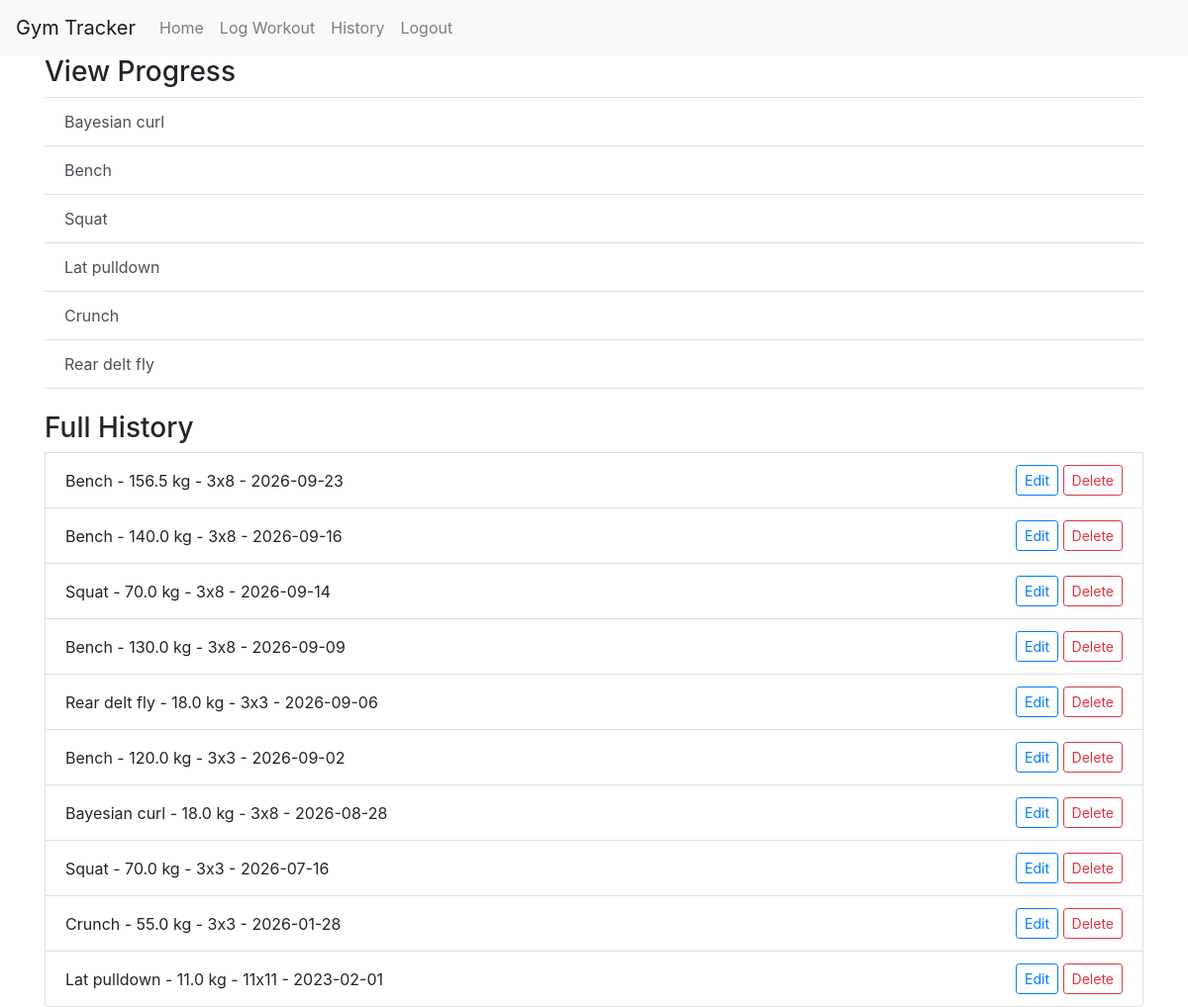
Screenshot of /history (signed in) with the database file from the repository.
### app/models.py (models this page shows, shortened)
class Workout(db.Model):
      id = db.Column(db.Integer, primary_key=True)
      user_id = db.Column(db.Integer, db.ForeignKey("users.id"))
      exercise_name = db.Column(db.String(100))
      weight = db.Column(db.Float)
      sets = db.Column(db.Integer)
      reps = db.Column(db.Integer)
      date = db.Column(db.Date)

### app/__init__.py (the view)
    @app.route("/history")
    @login_required
    def history():
        workouts = Workout.query.filter_by(user_id=current_user.id).order_by(Workout.date.desc()).all()
        unique_exercises = {workout.exercise_name for workout in workouts}
        return render_template("history.html", workouts=workouts, unique_exercises=unique_exercises)

### app/templates/history.html (shortened to what this page needs)
{% extends "base.html" %}
{% block content %}
<h3>View Progress</h3>
<div class="list-group list-group-flush">
    {% for exercise in unique_exercises %}
        <a href="{{ url_for('progress', exercise_name=exercise) }}" class="list-group-item list-group-item-action">{{ exercise.capitalize() }}</a>
    {% else %}
        <p class="text-muted">No exercises tracked yet.</p>
    {% endfor %}
</div>
<br>
<h3>Full History</h3>
{% for workout in workouts %}
    <div class="list-group-item d-flex justify-content-between align-items-center">
        <span>{{workout.exercise_name.capitalize()}} - {{workout.weight}} kg - {{workout.sets}}x{{workout.reps}} - {{workout.date}}</span>
        <div>
            <a href="{{ url_for('edit_workout', workout_id=workout.id) }}" class="btn btn-sm btn-outline-primary">Edit</a>
            <a href="{{ url_for('delete_workout', workout_id=workout.id) }}" class="btn btn-sm btn-outline-danger">Delete</a>
        </div>
    </div>
{% else %}
    <li class="list-group-item text-muted">No workout history yet.</li>
{% endfor %}
{% endblock %}

### rows the page displays
Workout: capitalize "Bayesian curl", exercise_name "Bayesian curl", weight "18.0", sets "3", reps "8", date "2026-08-28"
Workout: capitalize "Bench", exercise_name "Bench", weight "156.5", sets "3", reps "8", date "2026-09-23"
Workout: capitalize "Squat", exercise_name "Squat", weight "70.0", sets "3", reps "8", date "2026-09-14"
Workout: capitalize "Lat pulldown", exercise_name "Lat pulldown", weight "11.0", sets "11", reps "11", date "2023-02-01"
Workout: capitalize "Crunch", exercise_name "Crunch", weight "55.0", sets "3", reps "3", date "2026-01-28"
Workout: capitalize "Rear delt fly", exercise_name "Rear delt fly", weight "18.0", sets "3", reps "3", date "2026-09-06"
Workout: exercise_name "Bench", weight "140.0", sets "3", reps "8", date "2026-09-16"
Workout: exercise_name "Bench", weight "130.0", sets "3", reps "8", date "2026-09-09"
Workout: exercise_name "Bench", weight "120.0", sets "3", reps "3", date "2026-09-02"
Workout: exercise_name "Squat", weight "70.0", sets "3", reps "3", date "2026-07-16"
